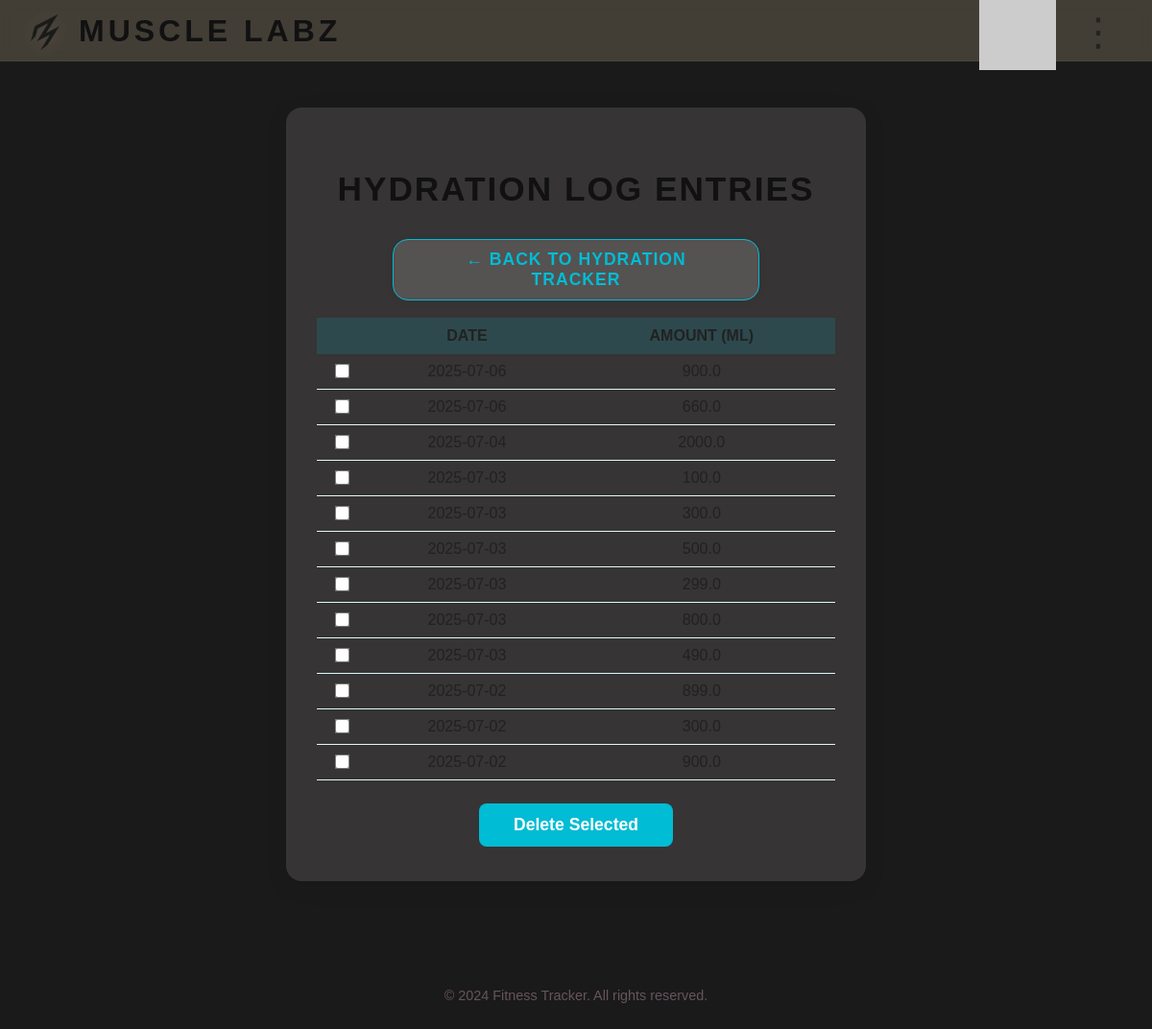
Page /hydration/view (signed in) on the committed database.
### models.py (models this page shows)
class HydrationTracking(db.Model):
    __tablename__ = 'hydration_tracking'
    id = db.Column(db.Integer, primary_key=True)
    user_id = db.Column(db.Integer, db.ForeignKey('users.id'), nullable=False)
    amount = db.Column(db.Float, nullable=False)
    time_of_day = db.Column(db.String(50))
    notes = db.Column(db.Text)
    date = db.Column(db.Date, default=datetime.utcnow().date)
    created_at = db.Column(db.DateTime, default=datetime.utcnow)

### app.py (the view)
@app.route('/hydration/view')
@login_required
def view_hydration():
    user = current_user
    logs = db.session.query(HydrationTracking).filter_by(user_id=user.id).order_by(HydrationTracking.date.desc(), HydrationTracking.id.desc()).all()
    hydration_logs = [{'amount': log.amount, 'date': log.date.strftime('%Y-%m-%d'), 'id': log.id} for log in logs]
    return render_template('view_hydration.html', hydration_logs=hydration_logs, user_data=user.user_data)

### app.py (called while the page is built)
def create_app(config_name='default'):
    app = Flask(__name__)
    app.config.from_object(config[config_name])
    try:
        os.makedirs(app.instance_path)
    except OSError:
        pass
    db.init_app(app)
    login_manager.init_app(app)
    login_manager.login_view = 'login'
    login_manager.login_message = 'Please log in to access this page.'
    @login_manager.user_loader
    def load_user(user_id):
        return User.query.get(int(user_id))
    return app

### templates/view_hydration.html (shortened to what this page needs)
{% extends 'base.html' %}
{% block body_class %}hydration-bg{% endblock %}
{% block content %}
<div class="page-center-wrapper">
    <div class="form-container" style="background:rgba(255,255,255,0.60);border-radius:16px;box-shadow:0 6px 24px rgba(0,0,0,0.08);padding:36px 32px;max-width:540px;margin:48px auto 32px auto;">
        <h2 style="color:#00bcd4;font-family:'Aquire',Arial,sans-serif;letter-spacing:2px;text-align:center;">Hydration Log Entries</h2>
        <a href="{{ url_for('hydration') }}" class="btn" style="display:block;background:rgba(255,255,255,0.08);color:#00bcd4;border:1.2px solid #00bcd4;padding:10px 28px;border-radius:16px;font-size:1.1em;font-family:'Aquire',Arial,sans-serif;box-shadow:0 2px 12px rgba(0,0,0,0.04);margin:0 auto 18px auto;backdrop-filter:blur(2px);transition:background 0.2s;letter-spacing:1px;width:60%;max-width:100%;text-align:center;">&#8592; Back to Hydration Tracker</a>
        <form method="POST" action="{{ url_for('delete_hydration_entries') }}">
        <table style="width:100%;margin-top:18px;border-collapse:collapse;color:#222;">
            <thead>
                <tr style="background:rgba(0,188,212,0.15);color:#222;">
                    <th style="padding:10px 0;"></th>
                    <th style="padding:10px 0;">Date</th>
                    <th style="padding:10px 0;">Amount (ml)</th>
                </tr>
            </thead>
            <tbody>
                {% for log in hydration_logs %}
                <tr style="border-bottom:1px solid #e0f7fa;">
                    <td style="padding:8px 0;text-align:center;"><input type="checkbox" name="hydration_ids" value="{{ log.id }}" style="transform:scale(1.2);"></td>
                    <td style="padding:8px 0;text-align:center;">{{ log.date }}</td>
                    <td style="padding:8px 0;text-align:center;">{{ log.amount }}</td>
                </tr>
                {% else %}
                <tr><td colspan="3" style="color:#888;text-align:center;padding:18px;">No hydration entries found.</td></tr>
                {% endfor %}
            </tbody>
        </table>
        <button type="submit" style="margin:24px auto 0 auto;display:block;background:#00bcd4;color:white;font-weight:bold;padding:12px 36px;border:none;border-radius:8px;font-size:1.1em;">Delete Selected</button>
        </form>
    </div>
</div>
{% endblock %}

### static/css/style.css (style rules this page uses)
body, html { margin: 0; padding: 0; min-height: 100vh; height: auto; font-family: 'AquireLight', 'Aquire', Arial, sans-serif; background: var(--main-bg); color: var(--accent1); text-transform: uppercase; scroll-behavior: smooth; scrollbar-width: none; -ms-overflow-style: none; }
body.login-bg, html.login-bg, body.dashboard-bg, html.dashboard-bg, body.basic-info-bg, html.basic-info-bg, body.home-bg, .home-bg, html.home-bg, body.analytics-bg, body.workout-bg, body.hydration-bg, html.hydration-bg, body.weight-bg, html.weight-bg, body.bodyfat-bg, html.bodyfat-bg { background-color: #1a1a1a; background-repeat: no-repeat; background-position: center center; background-size: cover; min-height: 100vh; }
.hydration-bg, body.hydration-bg, html.hydration-bg { background-image: url('/static/images/background5.png'); background-position: top center; width: 100vw; }
.page-center-wrapper { width: 100vw; min-height: 100vh; display: flex; flex-direction: column; align-items: center; justify-content: flex-start; box-sizing: border-box; padding-top: 32px; }
.form-container { background: #615d5d66 !important; backdrop-filter: blur(6px); -webkit-backdrop-filter: blur(6px); box-shadow: 0 4px 24px rgba(102,84,94,0.10); border-radius: 18px; padding: 2.5rem 2rem 2rem 2rem; width: 100%; max-width: 400px; text-align: center; font-family: 'AquireLight', Arial, sans-serif; margin-top: 16px; }
.form-container h2 { color: #111; font-size: 2.2em; font-weight: 900; margin-bottom: 2rem; text-transform: uppercase; letter-spacing: 2px; }
.btn { font-family: 'Aquire', Arial, sans-serif; display: inline-block; padding: 14px 32px; font-size: 1.2em; color: #fff; background: linear-gradient(135deg, #aa6f73 0%, #8b5a5a 100%); border: none; border-radius: 8px; text-decoration: none; font-weight: 900; cursor: pointer; transition: all 0.2s ease; text-transform: uppercase; letter-spacing: 1px; box-shadow: 0 4px 12px rgba(170,111,115,0.30); }
.form-container a { color: #aa6f73; text-decoration: none; font-weight: 700; transition: color 0.2s; }
:root { --main-bg: #2c2c2c; --accent1: #66545e; --accent2: #aa6f73; --accent3: #8b5a5a; --theme1: #141514; --theme2: #23241f; --theme3: #3e3c32; --theme4: #584b3e; --theme5: #766257; }
label, .form-container h2, .basic-info-container h2, .dashboard-container h2, .dashboard-container h3 { color: #111 !important; }
.btn, .modern-button, .welcome-btn { transition: all 0.2s ease; }

### rows in the picture
HydrationTracking: date "2025-07-06", amount "900.0"
HydrationTracking: date "2025-07-06", amount "660.0"
HydrationTracking: date "2025-07-04", amount "2000.0"
HydrationTracking: date "2025-07-03", amount "100.0"
HydrationTracking: date "2025-07-03", amount "300.0"
HydrationTracking: date "2025-07-03", amount "500.0"
HydrationTracking: date "2025-07-03", amount "299.0"
HydrationTracking: date "2025-07-03", amount "800.0"
HydrationTracking: date "2025-07-03", amount "490.0"
HydrationTracking: date "2025-07-02", amount "899.0"
HydrationTracking: date "2025-07-02", amount "300.0"
HydrationTracking: date "2025-07-02", amount "900.0"
